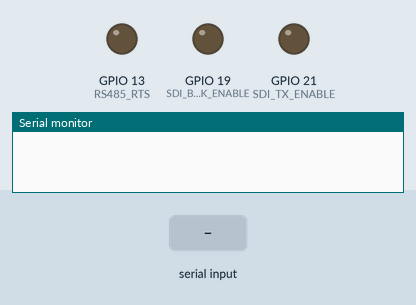
A program run on a simulated ESP32. Parts: output pins drawn as LEDs (lit = HIGH), the last lines printed to the serial monitor. The inputs (shaded band) are chosen by the test bench. Nothing arrives over Bluetooth unless stated.

Above: at 0.0 s.
At 22.5 s:
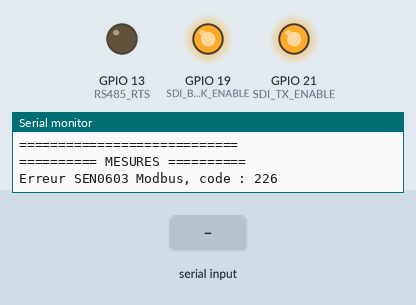
22.6 s: "90,45\n" received over the second serial link
30.1 s: "0\n" received over the second serial link
Timing chart, 0 to 37.7 s (numbered marks = the images above; inputs shaded):
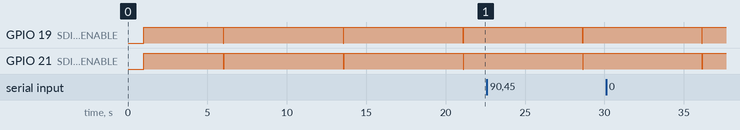

The program:

main.cpp
```cpp
#include <Arduino.h>
#include "sdi_sensor.h"
#include "rs485_sensor.h"
#include "network.h"

static const uint32_t MEASUREMENT_PAUSE_MS = 4000;
static uint32_t lastMeasurementEnd = 0;

static void measureAll()
{
  float ec = 0.0f;
  float ph = 0.0f;
  float humidity = 0.0f;
  float temperature = 0.0f;

  Serial.println();
  Serial.println("========== MESURES ==========");

  bool senOK = readSEN0603(ec, ph);
  bool tbsOK = readTBSMP02(humidity, temperature);

  if (senOK) {
    Serial.print("EC          : ");
    Serial.print(ec, 2);
    Serial.println(" mS/cm");
    Serial.print("pH          : ");
    Serial.println(ph, 1);
  } else {
    Serial.println("EC          : indisponible");
    Serial.println("pH          : indisponible");
  }

  if (tbsOK) {
    Serial.print("Humidite    : ");
    Serial.print(humidity, 2);
    Serial.println(" %");
    Serial.print("Temperature : ");
    Serial.print(temperature, 2);
    Serial.println(" deg C");
  } else {
    Serial.println("Humidite    : indisponible");
    Serial.println("Temperature : indisponible");
  }

  if (senOK && tbsOK) {
    if (!sendMeasurements(ec, ph, temperature, humidity)) {
      Serial.println("Erreur : mesures non diffusees en BLE.");
    } else {
      Serial.println("Mesures diffusees en BLE.");
    }
  } else {
    Serial.println("Diffusion BLE ignoree : lecture capteur incomplete.");
  }

  Serial.println("============================");
}

void setup()
{
  Serial.begin(115200);
  delay(1000);

  sdi12_init();
  rs485_init();
  network_init();
}

void loop()
{
  if (millis() - lastMeasurementEnd >= MEASUREMENT_PAUSE_MS) {
    measureAll();
    lastMeasurementEnd = millis();
  }

  delay(10);
}
```

network.cpp
```cpp
#include <Arduino.h>
#include <BLEDevice.h>
#include <BLEAdvertising.h>
#include "network.h"

static BLEAdvertising *advertising = nullptr;

static void writeInt16LE(uint8_t *destination, int16_t value)
{
    uint16_t bits = static_cast<uint16_t>(value);
    destination[0] = static_cast<uint8_t>(bits & 0xFF);
    destination[1] = static_cast<uint8_t>((bits >> 8) & 0xFF);
}

static void writeUInt16LE(uint8_t *destination, uint16_t value)
{
    destination[0] = static_cast<uint8_t>(value & 0xFF);
    destination[1] = static_cast<uint8_t>((value >> 8) & 0xFF);
}

void network_init()
{
    BLEDevice::init("SDI12-ESP32");
    advertising = BLEDevice::getAdvertising();

    Serial.print("BLE address: ");
    Serial.println(BLEDevice::getAddress().toString().c_str());
}

bool sendMeasurements(float ec, float ph, float temperature, float humidity)
{
    if (advertising == nullptr ||
        !isfinite(ec) || !isfinite(ph) ||
        !isfinite(temperature) || !isfinite(humidity) ||
        ec < 0.0f || ec > 65.535f ||
        ph < 0.0f || ph > 6553.5f ||
        temperature < -327.68f || temperature > 327.67f ||
        humidity < 0.0f || humidity > 655.35f) {
        return false;
    }

    uint8_t payload[22] = {
        0xFF, 0xFF, // Company identifier 0xFFFF, exposed by Bleak as the manufacturer-data key.
        0, 0, 0, 0, // Sensor counters
        0, 0,       // EC
        0, 0,       // pH
        0, 0,       // Air temperature
        0, 0,       // Air humidity
        0, 0,       // Soil 1 temperature
        0, 0,       // Soil 1 humidity
        0, 0,       // Soil 2 temperature
        0, 0        // Soil 2 humidity
    };
    writeUInt16LE(payload + 6, static_cast<uint16_t>(lroundf(ec * 1000.0f)));
    writeUInt16LE(payload + 8, static_cast<uint16_t>(lroundf(ph * 10.0f)));
    writeInt16LE(payload + 10, static_cast<int16_t>(lroundf(temperature * 100.0f)));
    writeUInt16LE(payload + 12, static_cast<uint16_t>(lroundf(humidity * 100.0f)));

    BLEAdvertisementData advertisementData;
    advertisementData.setFlags(0x06);
    advertisementData.setManufacturerData(
        std::string(reinterpret_cast<const char *>(payload), sizeof(payload)));

    advertising->stop();
    advertising->setAdvertisementData(advertisementData);
    advertising->start();
    return true;
}
```

network.h
```cpp
#ifndef NETWORK_H
#define NETWORK_H

void network_init();
bool sendMeasurements(float ec, float ph, float temperature, float humidity);

#endif
```

rs485_sensor.cpp
```cpp
#include <Arduino.h>
#include <ModbusMaster.h>
#include "rs485_sensor.h"

#define RXD2 4
#define TXD2 2
#define RS485_RTS 13
#define MODBUS_ADDR 1

static ModbusMaster node;

static void preTransmission()
{
  digitalWrite(RS485_RTS, HIGH);
  delayMicroseconds(2);
}

static void postTransmission()
{
  delayMicroseconds(2);
  digitalWrite(RS485_RTS, LOW);
}

void rs485_init()
{
  digitalWrite(RS485_RTS, LOW);
  pinMode(RS485_RTS, OUTPUT);

  Serial2.begin(9600, SERIAL_8N1, RXD2, TXD2);
  node.begin(MODBUS_ADDR, Serial2);
  node.preTransmission(preTransmission);
  node.postTransmission(postTransmission);

  Serial.println("Interface SEN0603 RS-485 initialisee.");
}

bool readSEN0603(float &ec, float &ph)
{
  while (Serial2.available()) {
    Serial2.read();
  }

  uint8_t result = node.readHoldingRegisters(0x0000, 4);
  if (result != node.ku8MBSuccess) {
    Serial.print("Erreur SEN0603 Modbus, code : ");
    Serial.println(result);
    return false;
  }

  ec = node.getResponseBuffer(2) / 1000.0f;
  ph = node.getResponseBuffer(3) / 10.0f;
  return true;
}
```

rs485_sensor.h
```cpp
#ifndef RS485_SENSOR_H
#define RS485_SENSOR_H

void rs485_init();
bool readSEN0603(float &ec, float &ph);

#endif
```

sdi12_sensor.cpp
```cpp
#include <Arduino.h>
#include <stdio.h>
#include <string.h>

// ---------- TBSMP02 : SDI-12, UART1 ----------
#define SDI_TXD          22
#define SDI_RXD          23
#define SDI_TX_ENABLE    21
#define SDI_BREAK_ENABLE 19
#define SDI_ADDR         '0'

HardwareSerial SDI12Serial(1);

// ---------- Parametres ----------
const uint32_t RESPONSE_TIMEOUT_MS = 1500;

// ---------- Communication SDI-12 ----------
void sdi12_clearRx()
{
  while (SDI12Serial.available()) {
    SDI12Serial.read();
  }
}

void sdi12_break()
{
  digitalWrite(SDI_TX_ENABLE, HIGH);
  digitalWrite(SDI_BREAK_ENABLE, LOW);
  delay(20);

  digitalWrite(SDI_BREAK_ENABLE, HIGH);
  digitalWrite(SDI_TX_ENABLE, LOW);
  delay(10);
}

void sdi12_send(const char *command)
{
  sdi12_clearRx();
  sdi12_break();
  sdi12_clearRx();

  SDI12Serial.print(SDI_ADDR);
  SDI12Serial.print(command);
  SDI12Serial.flush();

  // Liberer le bus pour la reponse du capteur.
  digitalWrite(SDI_TX_ENABLE, HIGH);

  // Supprimer l'echo de notre commande.
  sdi12_clearRx();
}

size_t sdi12_readLine(char *buffer, size_t capacity)
{
  if (capacity == 0) {
    return 0;
  }

  size_t length = 0;
  bool overflow = false;
  uint32_t start = millis();

  buffer[0] = '\0';

  while (millis() - start < RESPONSE_TIMEOUT_MS) {
    while (SDI12Serial.available()) {
      int value = SDI12Serial.read();

      if (value < 0) {
        continue;
      }

      char c = (char)value;

      if (c == '\r') {
        continue;
      }

      if (c == '\n') {
        buffer[length] = '\0';
        return overflow ? 0 : length;
      }

      if (length < capacity - 1) {
        buffer[length++] = c;
      } else {
        overflow = true;
      }
    }

    delay(1);
  }

  buffer[length] = '\0';
  return 0;
}

bool parseMeasurementAck(const char *buffer, size_t length,
                         unsigned int &seconds,
                         unsigned int &valueCount)
{
  // Format : atttn
  // Exemple : 00012 = adresse 0, 1 seconde, 2 valeurs.
  if (length != 5 || buffer[0] != SDI_ADDR) {
    return false;
  }

  for (size_t i = 1; i < 5; ++i) {
    if (buffer[i] < '0' || buffer[i] > '9') {
      return false;
    }
  }

  seconds = (buffer[1] - '0') * 100
          + (buffer[2] - '0') * 10
          + (buffer[3] - '0');

  valueCount = buffer[4] - '0';
  return true;
}

// ---------- Lecture humidite / temperature ----------
bool readTBSMP02(float &humidity, float &temperature)
{
  char response[96] = {0};
  unsigned int seconds = 0;
  unsigned int valueCount = 0;

  sdi12_send("M1!");
  size_t length = sdi12_readLine(response, sizeof(response));

  if (!parseMeasurementAck(response, length, seconds, valueCount)) {
    Serial.print("Erreur TBSMP02 : reponse M1 invalide : ");
    Serial.println(length ? response : "(aucune)");
    return false;
  }

  if (valueCount != 2) {
    Serial.print("Erreur TBSMP02 : nombre de valeurs = ");
    Serial.println(valueCount);
    return false;
  }

  // Attendre la fin de conversion avant le BREAK de D0.
  delay((uint32_t)seconds * 1000UL + 100UL);

  sdi12_send("D0!");
  length = sdi12_readLine(response, sizeof(response));

  if (length <= 1 || response[0] != SDI_ADDR) {
    Serial.print("Erreur TBSMP02 : reponse D0 invalide : ");
    Serial.println(length ? response : "(aucune)");
    return false;
  }

  if (sscanf(response + 1, "%f%f", &humidity, &temperature) != 2) {
    Serial.print("Erreur TBSMP02 : donnees invalides : ");
    Serial.println(response);
    return false;
  }

  return true;
}

void sdi12_init()
{
  // SDI-12 : commencer avec les drivers desactives.
  digitalWrite(SDI_TX_ENABLE, HIGH);
  digitalWrite(SDI_BREAK_ENABLE, HIGH);
  pinMode(SDI_TX_ENABLE, OUTPUT);
  pinMode(SDI_BREAK_ENABLE, OUTPUT);

  // Configuration testee : TX inverse, RX normal.
  SDI12Serial.begin(1200, SERIAL_7E1,
                    SDI_RXD, SDI_TXD, true);
  SDI12Serial.setRxInvert(false);

  sdi12_clearRx();
  Serial.println("Interface TBSMP02 SDI-12 initialisee.");
}
```

sdi_sensor.h
```cpp
#ifndef SDI12_SENSOR_H
#define SDI12_SENSOR_H
void sdi12_init();
bool readTBSMP02(float &humidity, float &temperature);


#endif
```

Measured:
- by itself, GPIO 19 (SDI_BREAK_ENABLE): alternates HIGH for 7.5 s and LOW for 0.02 s
- by itself, GPIO 21 (SDI_TX_ENABLE): alternates HIGH for 7.5 s and LOW for 0.01 s
